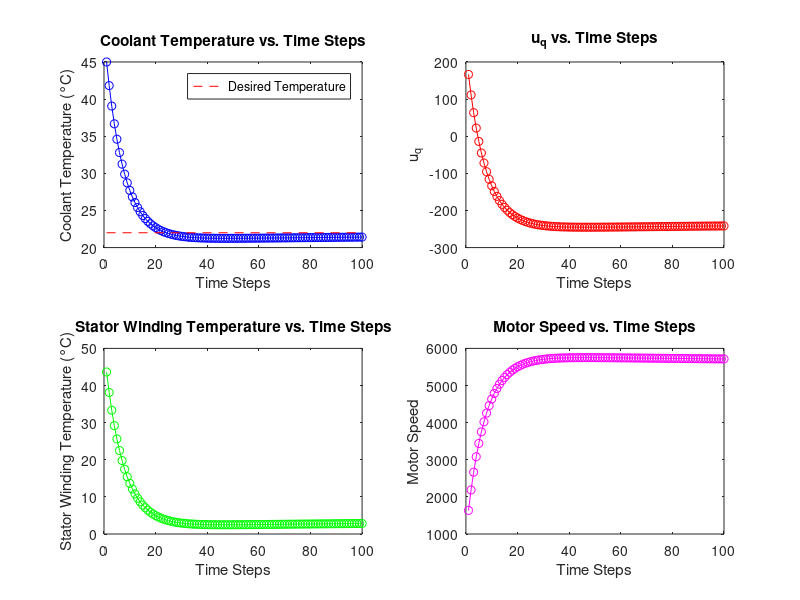

Recreate this plot in MATLAB. (Note: this script raises an error after producing the figure.)
% Constants and initial values
desired_temp = 22;   % Desired coolant temperature
ambient_temp = 20;   % Fixed ambient temperature
curr_temp = 35;      % Current coolant temperature (initially 33 degrees)
tolerance = 0.01;     % Tolerance for the desired temperature (smaller value for tighter control)
max_iterations = 100; % Maximum number of iterations for the control loop
time_step = 1;       % Time step for plotting

% Motor parameters (unchanged)
u_q = 230;           % Example value for the u_q parameter
stator_winding_temp = 50; % Example value for the stator winding temperature parameter
u_d = 0;             % Example value for the u_d parameter
stator_tooth_temp = 40;   % Example value for the stator tooth temperature parameter
motor_speed = 1000;  % Example value for the motor speed parameter

% PID controller parameters (unchanged)
Kp = 2.75;   % Proportional gain
Ki = 0.015;  % Integral gain
Kd = 0;  % Derivative gain
integral = 0;
prev_error = 0;

% Preallocate arrays for plotting and storing final values
time_steps = (1:max_iterations) * time_step;
temps = NaN(max_iterations, 1);
u_q_values = NaN(max_iterations, 1);
stator_winding_temp_values = NaN(max_iterations, 1);
motor_speed_values = NaN(max_iterations, 1);

final_u_q = u_q;
final_stator_winding_temp = stator_winding_temp;
final_motor_speed = motor_speed;

% Control loop
for iteration = 1:max_iterations
    % Calculate the average temperature of motor components
    avg_temp = (stator_winding_temp + stator_tooth_temp) / 2;
    
    % Calculate the difference between the desired temperature and the current average temperature
    error = desired_temp - avg_temp;
    
    % PID control
    integral = integral + error;
    derivative = error - prev_error;
    control_output = Kp * error + Ki * integral + Kd * derivative;
    
    % Adjust the parameters based on the control output
    u_q = u_q + control_output;
    stator_winding_temp = stator_winding_temp + 0.1 * control_output;
    motor_speed = motor_speed - 10 * control_output;
    
    % Calculate the new coolant temperature based on the average temperature
    curr_temp = avg_temp; % Use the average temperature as the coolant temperature
    
    % Update the current coolant temperature and previous error for the next iteration
    prev_error = error;
    
    % Store values for plotting
    temps(iteration) = curr_temp;
    u_q_values(iteration) = u_q;
    stator_winding_temp_values(iteration) = stator_winding_temp;
    motor_speed_values(iteration) = motor_speed;
end

% Plotting (updated x-axis to show time steps)
figure;

subplot(2, 2, 1);
plot(time_steps, temps, 'b-o');
hold on;
desired_line = plot([time_steps(1), time_steps(end)], [desired_temp, desired_temp], 'r--');
hold off;
xlabel('Time Steps');
ylabel('Coolant Temperature (°C)');
title('Coolant Temperature vs. Time Steps');
legend(desired_line, 'Desired Temperature');

subplot(2, 2, 2);
plot(time_steps, u_q_values, 'r-o');
xlabel('Time Steps');
ylabel('u_q');
title('u_q vs. Time Steps');

subplot(2, 2, 3);
plot(time_steps, stator_winding_temp_values, 'g-o');
xlabel('Time Steps');
ylabel('Stator Winding Temperature (°C)');
title('Stator Winding Temperature vs. Time Steps');

subplot(2, 2, 4);
plot(time_steps, motor_speed_values, 'm-o');
xlabel('Time Steps');
ylabel('Motor Speed');
title('Motor Speed vs. Time Steps');

sgtitle('Coolant Temperature and Motor Parameters Control');

% Display the final results
disp(['Final coolant temperature: ', num2str(curr_temp)]);
disp('Final motor parameters:');
disp(['u_q: ', num2str(u_q)]);
disp(['stator_winding_temp: ', num2str(stator_winding_temp)]);
disp(['motor_speed: ', num2str(motor_speed)]);